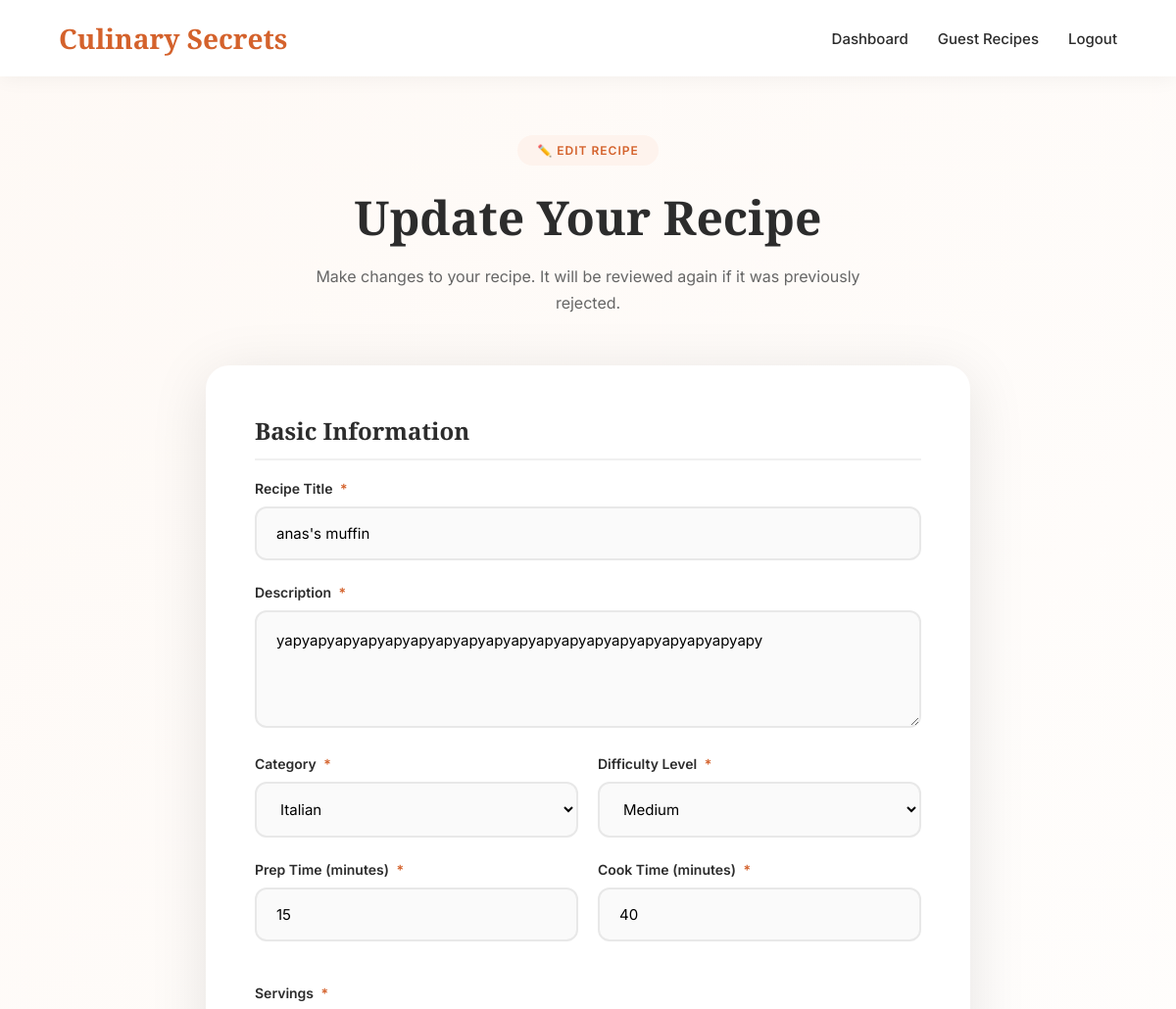
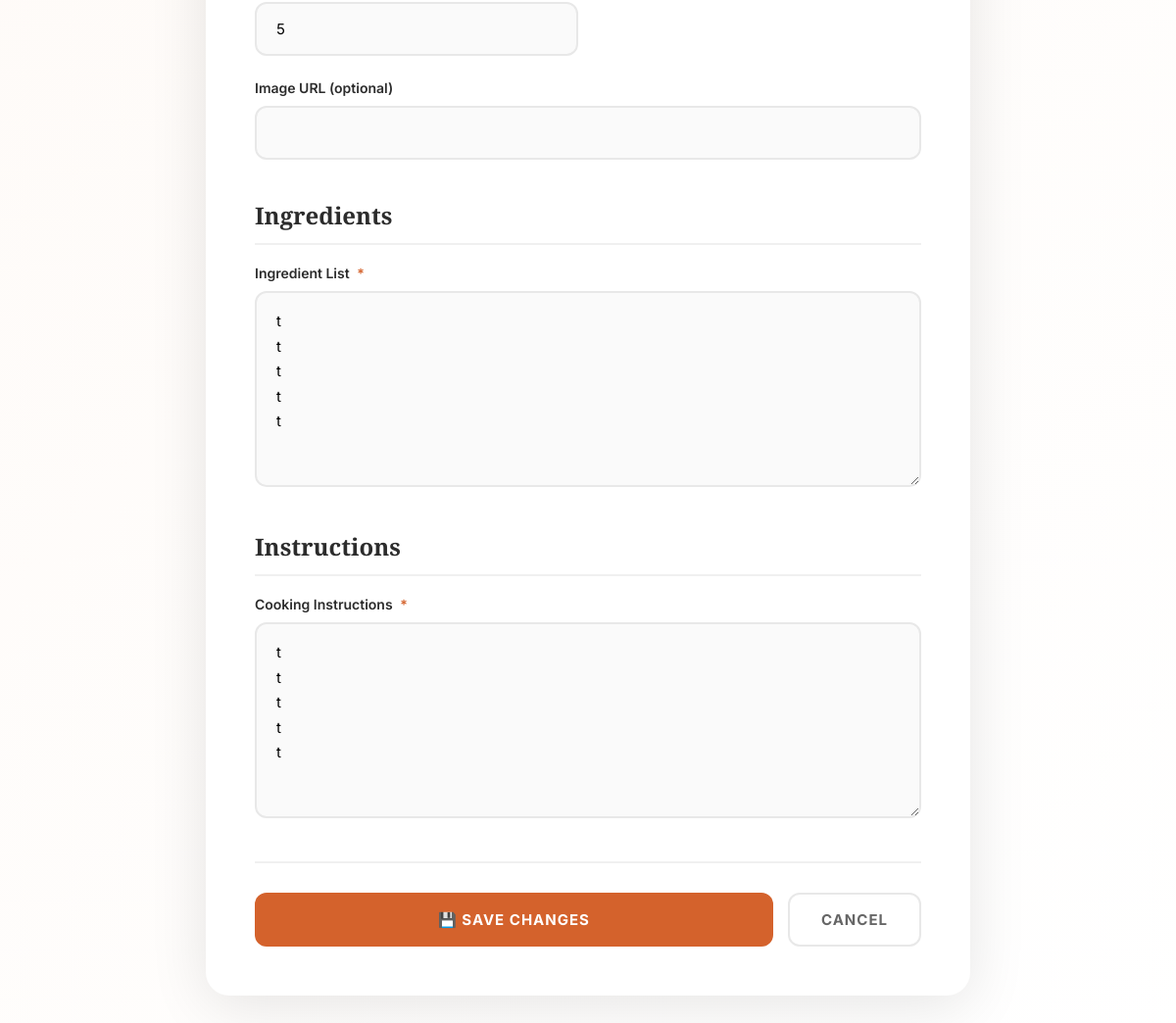
The page /accounts/recipe/edit/anass-muffin/ (signed in) on the database its author committed (2 pictures, top to bottom).
### recipes/models.py (models this page shows, shortened)
class Recipe(models.Model):
    DIFFICULTY_CHOICES = [
        ('easy', 'Easy'),
        ('medium', 'Medium'),
        ('hard', 'Hard'),
    ]
    APPROVAL_STATUS_CHOICES = [
        ('draft', 'Draft'),
        ('pending', 'Pending Review'),
        ('approved', 'Approved'),
        ('rejected', 'Rejected'),
    ]
    title = models.CharField(max_length=200, db_index=True)
    slug = models.SlugField(unique=True, db_index=True)
    description = models.TextField()
    ingredients = models.TextField(help_text="One ingredient per line")
    instructions = models.TextField()
    prep_time = models.PositiveIntegerField(
        help_text="Preparation time in minutes",
        validators=[MinValueValidator(1)]
    )
    cook_time = models.PositiveIntegerField(
        help_text="Cooking time in minutes",
        validators=[MinValueValidator(1)]
    )
    servings = models.PositiveIntegerField(
        default=4,
        validators=[MinValueValidator(1), MaxValueValidator(50)]
    )
    difficulty = models.CharField(
        max_length=10,
        choices=DIFFICULTY_CHOICES,
        default='medium',
        db_index=True
    )
    category = models.ForeignKey(
        Category,
        on_delete=models.CASCADE,
        related_name='recipes',
        db_index=True
    )
    author = models.ForeignKey(
        User,
        on_delete=models.SET_NULL,
        null=True,
        blank=True,
        db_index=True
    )
    image_url = models.URLField(blank=True, null=True)
    is_featured = models.BooleanField(default=False, db_index=True)
    approval_status = models.CharField(
        max_length=20,
        choices=APPROVAL_STATUS_CHOICES,
        default='approved',  # Admin recipes auto-approved
        db_index=True
    )
    is_user_recipe = models.BooleanField(default=False, db_index=True)
    rejection_reason = models.TextField(blank=True, null=True)
    reviewed_by = models.ForeignKey(
        User,
        on_delete=models.SET_NULL,
        null=True,
        blank=True,
        related_name='reviewed_recipes'
    )
    reviewed_at = models.DateTimeField(null=True, blank=True)
    created_at = models.DateTimeField(auto_now_add=True, db_index=True)
    updated_at = models.DateTimeField(auto_now=True)
    class Meta:
        ordering = ['-created_at']
        indexes = [
            models.Index(fields=['-created_at'], name='recipe_created_idx'),
            models.Index(fields=['category', '-created_at'], name='recipe_cat_date_idx'),
            models.Index(fields=['is_featured', '-created_at'], name='recipe_featured_idx'),
            models.Index(fields=['difficulty', '-created_at'], name='recipe_diff_date_idx'),
            models.Index(fields=['title'], name='recipe_title_idx'),
            models.Index(fields=['approval_status', '-created_at'], name='recipe_approval_date_idx'),
            models.Index(fields=['is_user_recipe', 'approval_status'], name='recipe_user_approval_idx'),
        ]
        verbose_name = 'Recipe'
        verbose_name_plural = 'Recipes'

class Category(models.Model):
    name = models.CharField(max_length=100, unique=True)
    description = models.TextField(blank=True)
    slug = models.SlugField(unique=True, db_index=True)
    created_at = models.DateTimeField(auto_now_add=True)
    class Meta:
        verbose_name_plural = "Categories"
        ordering = ['name']
        indexes = [
            models.Index(fields=['name'], name='category_name_idx'),
        ]

### accounts/views.py (the view, shortened to what this page needs)
# urls.py: path('recipe/edit/<slug:slug>/', views.edit_recipe_view, name='edit_recipe'),
@login_required
def edit_recipe_view(request, slug):
    recipe = get_object_or_404(Recipe, slug=slug, author=request.user)
    categories = Category.objects.all().order_by('name')
    context = {
        'recipe': recipe,
        'categories': categories,
    }
    return render(request, 'accounts/edit_recipe.html', context)

### accounts/templates/accounts/edit_recipe.html (shortened to what this page needs)
<!DOCTYPE html>
<html lang="en">
<head>
</head>
<body>
    <nav class="navbar">
        <a href="{% url 'recipes:landing_page' %}" class="logo">Culinary Secrets</a>
        <div class="nav-links">
            <a href="{% url 'accounts:dashboard' %}">Dashboard</a>
            <a href="{% url 'accounts:guest_recipes' %}">Guest Recipes</a>
            <a href="{% url 'accounts:logout' %}">Logout</a>
        </div>
    </nav>
    <div class="container">
        <div class="page-header">
            <span class="page-badge">✏️ Edit Recipe</span>
            <h1>Update Your Recipe</h1>
            <p>Make changes to your recipe. It will be reviewed again if it was previously rejected.</p>
        </div>
        <div class="form-container">
            <form method="post">
                <div class="form-section">
                    <h2 class="form-section-title">Basic Information</h2>
                    <div class="form-group">
                        <label for="title">Recipe Title <span class="required">*</span></label>
                        <input type="text" id="title" name="title" class="form-input" value="{{ recipe.title }}" required>
                    </div>
                    <div class="form-group">
                        <label for="description">Description <span class="required">*</span></label>
                        <textarea id="description" name="description" class="form-textarea" style="min-height: 120px;" required>{{ recipe.description }}</textarea>
                    </div>
                    <div class="form-row">
                        <div class="form-group">
                            <label for="category">Category <span class="required">*</span></label>
                            <select id="category" name="category" class="form-select" required>
                                {% for cat in categories %}
                                    <option value="{{ cat.id }}" {% if cat.id == recipe.category.id %}selected{% endif %}>{{ cat.name }}</option>
                                {% endfor %}
                            </select>
                        </div>
                        <div class="form-group">
                            <label for="difficulty">Difficulty Level <span class="required">*</span></label>
                            <select id="difficulty" name="difficulty" class="form-select" required>
                                <option value="medium" {% if recipe.difficulty == 'medium' %}selected{% endif %}>Medium</option>
                            </select>
                        </div>
                    </div>
                    <div class="form-row">
                        <div class="form-group">
                            <label for="prep_time">Prep Time (minutes) <span class="required">*</span></label>
                            <input type="number" id="prep_time" name="prep_time" class="form-input" value="{{ recipe.prep_time }}" min="1" required>
                        </div>
                        <div class="form-group">
                            <label for="cook_time">Cook Time (minutes) <span class="required">*</span></label>
                            <input type="number" id="cook_time" name="cook_time" class="form-input" value="{{ recipe.cook_time }}" min="1" required>
                        </div>
                        <div class="form-group">
                            <label for="servings">Servings <span class="required">*</span></label>
                            <input type="number" id="servings" name="servings" class="form-input" value="{{ recipe.servings }}" min="1" max="50" required>
                        </div>
                    </div>
                    <div class="form-group">
                        <label for="image_url">Image URL (optional)</label>
                        <input type="url" id="image_url" name="image_url" class="form-input" value="{{ recipe.image_url|default:'' }}">
                    </div>
                </div>
                <div class="form-section">
                    <h2 class="form-section-title">Ingredients</h2>
                    <div class="form-group">
                        <label for="ingredients">Ingredient List <span class="required">*</span></label>
                        <textarea id="ingredients" name="ingredients" class="form-textarea" required>{{ recipe.ingredients }}</textarea>
                    </div>
                </div>
                <div class="form-section">
                    <h2 class="form-section-title">Instructions</h2>
                    <div class="form-group">
                        <label for="instructions">Cooking Instructions <span class="required">*</span></label>
                        <textarea id="instructions" name="instructions" class="form-textarea" required>{{ recipe.instructions }}</textarea>
                    </div>
                </div>
                <div class="form-actions">
                    <button type="submit" class="btn btn-primary">💾 Save Changes</button>
                    <a href="{% url 'accounts:dashboard' %}" class="btn btn-secondary">Cancel</a>
                </div>
            </form>
        </div>
    </div>
</body>
</html>

### accounts/templates/accounts/edit_recipe.html (style rules this page uses)
* { margin: 0; padding: 0; box-sizing: border-box; }
body { font-family: 'Inter', sans-serif; background: linear-gradient(135deg, #fef9f5 0%, #fff 100%); color: #2c2c2c; min-height: 100vh; }
.navbar { background: rgba(255, 255, 255, 0.98); padding: 20px 5%; box-shadow: 0 2px 20px rgba(0,0,0,0.05); display: flex; justify-content: space-between; align-items: center; }
.logo { font-family: 'Playfair Display', serif; font-size: 28px; font-weight: 700; color: #d4622c; text-decoration: none; }
.nav-links { display: flex; gap: 30px; align-items: center; }
.nav-links a { text-decoration: none; color: #2c2c2c; font-weight: 500; font-size: 15px; transition: color 0.3s; }
.container { max-width: 900px; margin: 60px auto; padding: 0 5%; }
.page-header { text-align: center; margin-bottom: 50px; }
.page-badge { display: inline-block; background: #fef3ed; color: #d4622c; padding: 8px 20px; border-radius: 50px; font-size: 12px; font-weight: 600; text-transform: uppercase; letter-spacing: 1px; margin-bottom: 20px; }
.page-header h1 { font-family: 'Playfair Display', serif; font-size: 48px; font-weight: 900; color: #2c2c2c; margin-bottom: 15px; }
.page-header p { font-size: 16px; color: #666; max-width: 600px; margin: 0 auto; line-height: 1.7; }
.form-container { background: white; border-radius: 24px; padding: 50px; box-shadow: 0 10px 60px rgba(0,0,0,0.1); }
.form-section { margin-bottom: 40px; }
.form-section-title { font-family: 'Playfair Display', serif; font-size: 24px; font-weight: 700; color: #2c2c2c; margin-bottom: 20px; padding-bottom: 12px; border-bottom: 2px solid #f0f0f0; }
.form-row { display: grid; grid-template-columns: 1fr 1fr; gap: 20px; }
.form-group { margin-bottom: 24px; }
.form-group label { display: block; font-weight: 600; color: #2c2c2c; margin-bottom: 10px; font-size: 14px; }
.required { color: #d4622c; margin-left: 4px; }
.form-input, .form-select, .form-textarea { width: 100%; padding: 16px 20px; border: 2px solid #e8e8e8; border-radius: 12px; font-size: 15px; transition: all 0.3s ease; background: #fafafa; font-family: 'Inter', sans-serif; }
.form-textarea { min-height: 200px; resize: vertical; line-height: 1.7; }
.form-actions { display: flex; gap: 15px; margin-top: 40px; padding-top: 30px; border-top: 2px solid #f0f0f0; }
.btn { padding: 16px 32px; border-radius: 12px; font-weight: 700; font-size: 15px; text-decoration: none; transition: all 0.3s; border: none; cursor: pointer; text-transform: uppercase; letter-spacing: 1px; font-family: 'Inter', sans-serif; }
.btn-primary { background: #d4622c; color: white; flex: 1; }
.btn-secondary { background: white; color: #666; border: 2px solid #e8e8e8; }

### rows shown on the page
Recipe: title "anas's muffin", description "yapyapyapyapyapyapyapyapyapyapyapyapyapyapyapyapyapyapyapy", category "Italian", difficulty "Medium", prep_time "15", cook_time "40", servings "5", ingredients "t t t t t", instructions "t t t t t"
